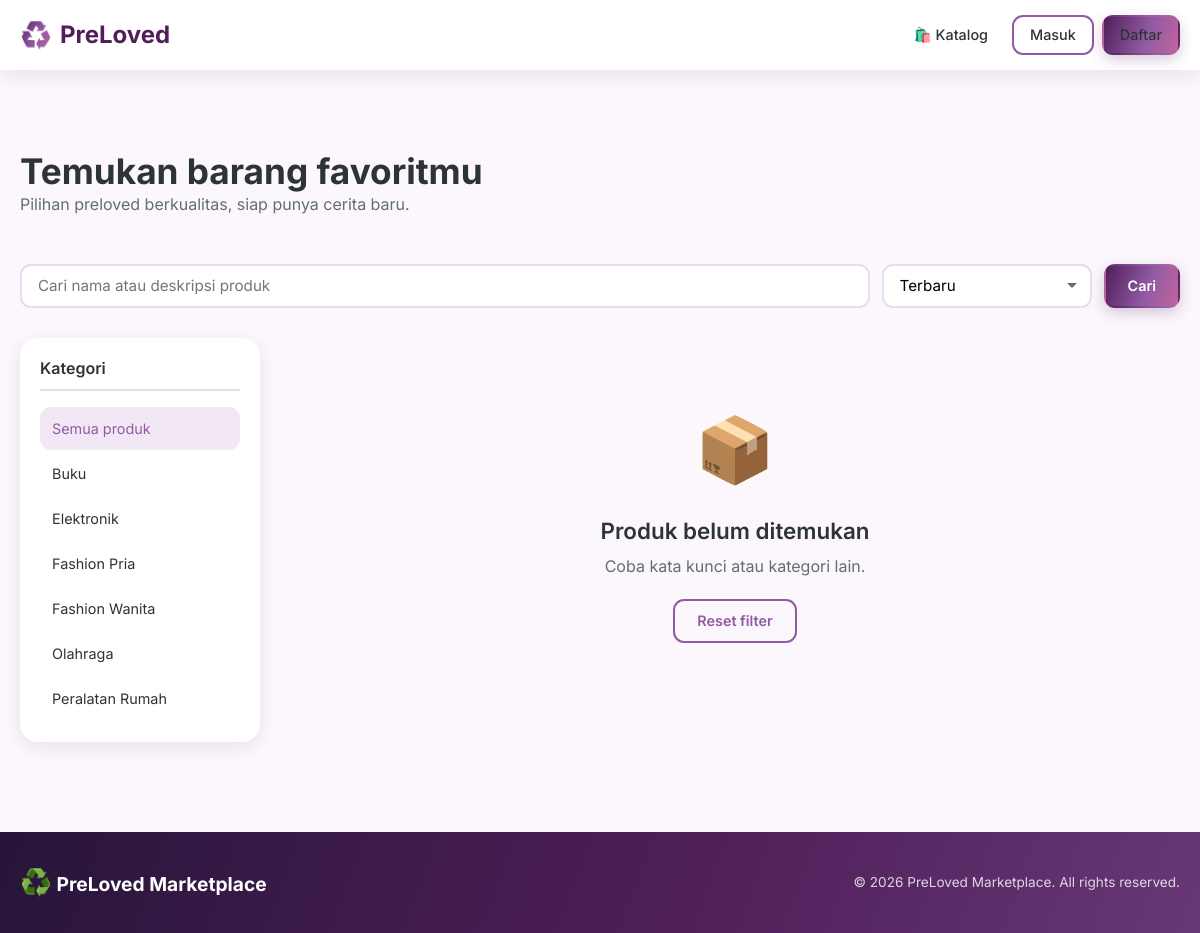
The app's page /buyer/index.php with its own data.
### tables this page shows
CREATE TABLE IF NOT EXISTS categories (
  id INT UNSIGNED AUTO_INCREMENT PRIMARY KEY,
  name VARCHAR(100) NOT NULL,
  slug VARCHAR(120) NOT NULL UNIQUE,
  created_at TIMESTAMP NOT NULL DEFAULT CURRENT_TIMESTAMP
);

### includes/functions.php (called while the page is built, shortened)
<?php
function sanitize($data) {
    return htmlspecialchars(trim(stripslashes($data)), ENT_QUOTES, 'UTF-8');
}

### buyer/index.php (the view, shortened to what this page needs)
<?php
require_once __DIR__ . '/../includes/header.php';
$categories = $conn ? [] : getDummyCategories();
$products = [];
$search = trim($_GET['search'] ?? '');
$categoryId = (int)($_GET['category'] ?? 0);
$sort = $_GET['sort'] ?? 'newest';
if ($conn) {
    $r = $conn->query("SELECT id,name FROM categories ORDER BY name");
    while ($r && $row = $r->fetch_assoc()) $categories[] = $row;
}
?>
<section class="section"><div class="container">
 <div class="page-header"><div><h1>Temukan barang favoritmu</h1><p class="text-muted">Pilihan preloved berkualitas, siap punya cerita baru.</p></div></div>
 <form class="catalog-toolbar" method="get"><input class="form-control" type="search" name="search" value="<?= sanitize($search) ?>" placeholder="Cari nama atau deskripsi produk"><select class="form-control" name="sort"><option value="newest" <?= $sort==='newest'?'selected':'' ?>>Terbaru</option></select><button class="btn btn-primary">Cari</button></form>
 <div class="catalog-layout"><aside class="catalog-sidebar"><h3>Kategori</h3><a class="sidebar-link <?= !$categoryId?'active':'' ?>" href="<?= BASE_URL ?>/buyer/">Semua produk</a><?php foreach($categories as $c): ?><a class="sidebar-link <?= $categoryId==(int)$c['id']?'active':'' ?>" href="?category=<?= (int)$c['id'] ?>"><?= sanitize($c['name']) ?></a><?php endforeach; ?></aside>
 <div><?php if(!$products): ?><div class="empty-state"><span class="empty-icon">📦</span><h3>Produk belum ditemukan</h3><p>Coba kata kunci atau kategori lain.</p><a class="btn btn-outline" href="<?= BASE_URL ?>/buyer/">Reset filter</a></div><?php endif; ?></div></div>
</div></section>
<?php require_once __DIR__ . '/../includes/footer.php'; ?>

### assets/css/style.css (style rules this page uses)
*, *::before, *::after { box-sizing: border-box; margin: 0; padding: 0; }
:root { --primary: #915BA4; --primary-dark: #501F5A; --primary-light: #F2E8F5; --secondary: #271539; --accent: #C2649B; --accent-dark: #A64C80; --danger: #B34E70; --danger-light: #F8E6EF; --warning: #E783B5; --warning-dark: #A94B7C; --info: #915BA4; --info-light: #F0E7F4; --light-bg: #FBF7FC; --white: #FFFFFF; --text: #2D3436; --text-muted: #636E72; --border: #E9DCEC; --shadow: 0 5px 18px rgba(39,21,57,0.09); --shadow-hover: 0 14px 32px rgba(39,21,57,0.16); --radius: 18px; --radius-sm: 11px; --transition: all 0.3s ease; }
html { scroll-behavior: smooth; }
body { font-family: 'Inter', -apple-system, BlinkMacSystemFont, sans-serif; font-size: 16px; line-height: 1.6; color: var(--text); background-color: var(--light-bg); min-height: 100vh; display: flex; flex-direction: column; }
a { color: var(--primary); text-decoration: none; transition: var(--transition); }
h1 { font-size: 2.2rem; font-weight: 700; line-height: 1.2; margin-bottom: 0.5em; }
h3 { font-size: 1.4rem; font-weight: 600; line-height: 1.3; margin-bottom: 0.4em; }
p { margin-bottom: 1em; }
.container { max-width: 1200px; margin: 0 auto; padding: 0 20px; }
.btn { display: inline-flex; align-items: center; justify-content: center; gap: 6px; padding: 10px 22px; border: 2px solid transparent; border-radius: var(--radius-sm); font-family: inherit; font-size: 0.9rem; font-weight: 600; cursor: pointer; transition: var(--transition); text-decoration: none; line-height: 1.4; }
.btn-primary { background:linear-gradient(110deg,#501F5A,#915BA4 58%,#C2649B); color:var(--white); box-shadow:0 5px 14px rgba(80,31,90,.22); }
.btn-outline { background: transparent; color: var(--primary); border-color: var(--primary); }
.section { padding: 50px 0; }
.form-control { width: 100%; padding: 10px 16px; border: 2px solid var(--border); border-radius: var(--radius-sm); font-family: inherit; font-size: 0.95rem; transition: var(--transition); background: var(--white); }
select.form-control { appearance: none; background-repeat: no-repeat; background-position: right 12px center; padding-right: 36px; }
.page-header { display: flex; align-items: center; justify-content: space-between; margin: 30px 0; flex-wrap: wrap; gap: 16px; }
.page-header h1, .page-header h2 { margin-bottom: 0; }
.catalog-layout { display: grid; grid-template-columns: 240px 1fr; gap: 30px; margin-top: 30px; }
.catalog-sidebar { background: var(--white); border-radius: var(--radius); box-shadow: var(--shadow); padding: 20px; height: fit-content; position: sticky; top: 90px; }
.catalog-sidebar h3 { font-size: 1rem; margin-bottom: 16px; padding-bottom: 10px; border-bottom: 2px solid var(--border); }
.sidebar-link { display: flex; justify-content: space-between; padding: 10px 12px; border-radius: var(--radius-sm); color: var(--text); font-size: 0.9rem; transition: var(--transition); margin-bottom: 2px; }
.sidebar-link:hover, .sidebar-link.active { background: var(--primary-light); color: var(--primary); }
.empty-state { text-align: center; padding: 60px 20px; color: var(--text-muted); }
.empty-state .empty-icon { font-size: 4rem; margin-bottom: 16px; display: block; }
.empty-state h3 { color: var(--text); margin-bottom: 8px; }
.empty-state p { max-width: 400px; margin: 0 auto 20px; }
.text-muted { color: var(--text-muted); }
.catalog-toolbar { display:flex; gap:12px; margin:20px 0 26px; }
.catalog-toolbar input { flex:1; }
.catalog-toolbar select { max-width:210px; }

### records on screen
categories: name "Buku"
categories: name "Elektronik"
categories: name "Fashion Pria"
categories: name "Fashion Wanita"
categories: name "Olahraga"
categories: name "Peralatan Rumah"
